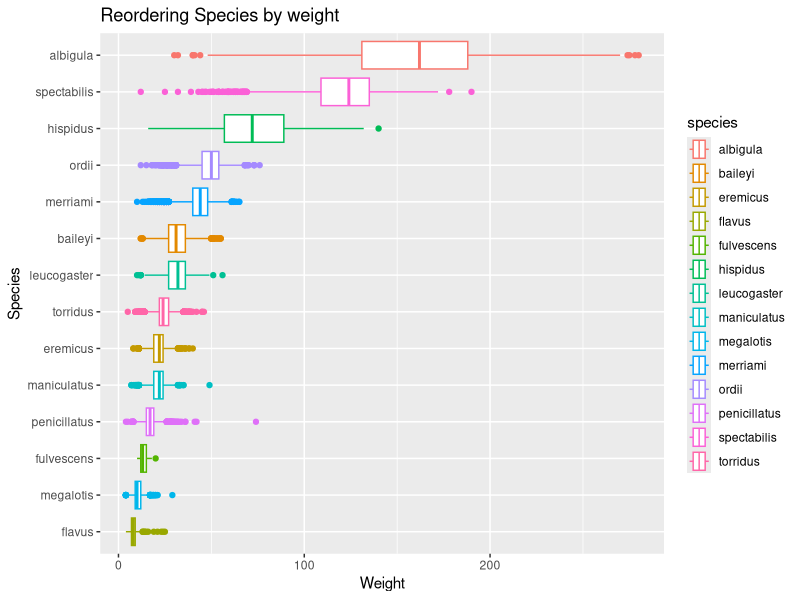
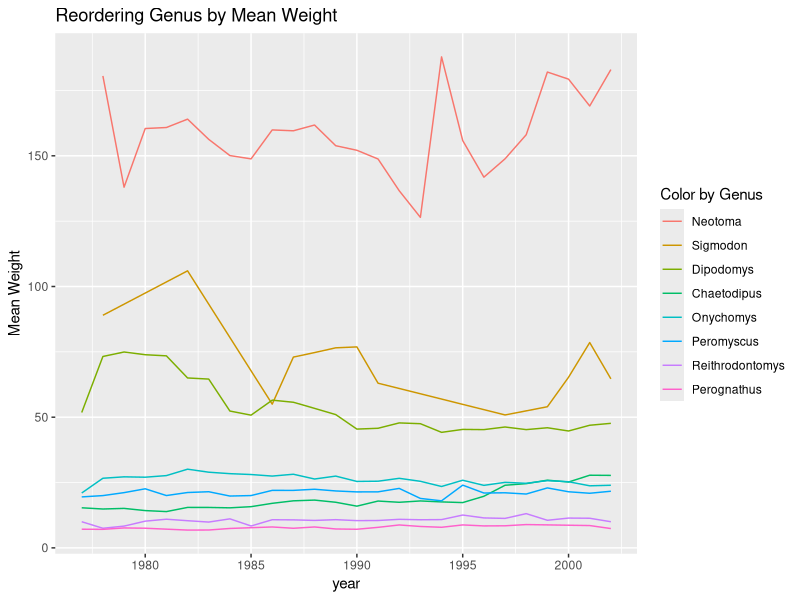
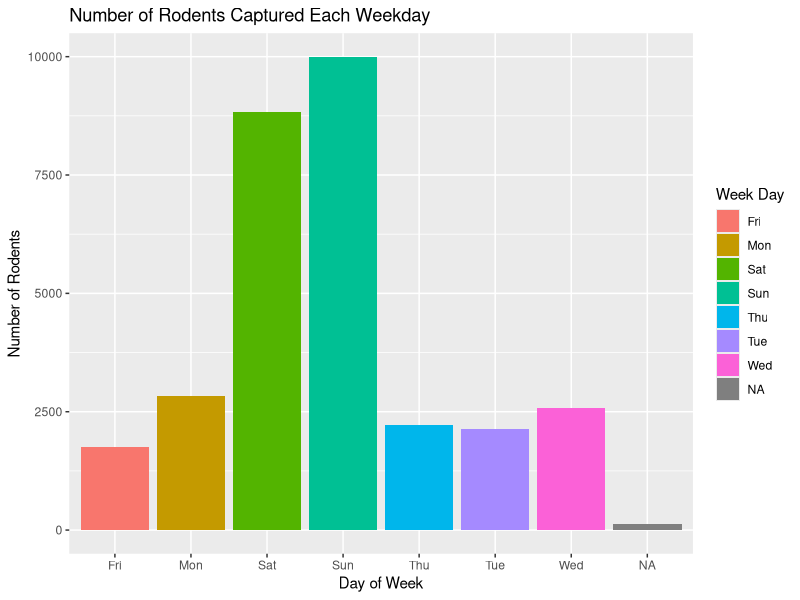
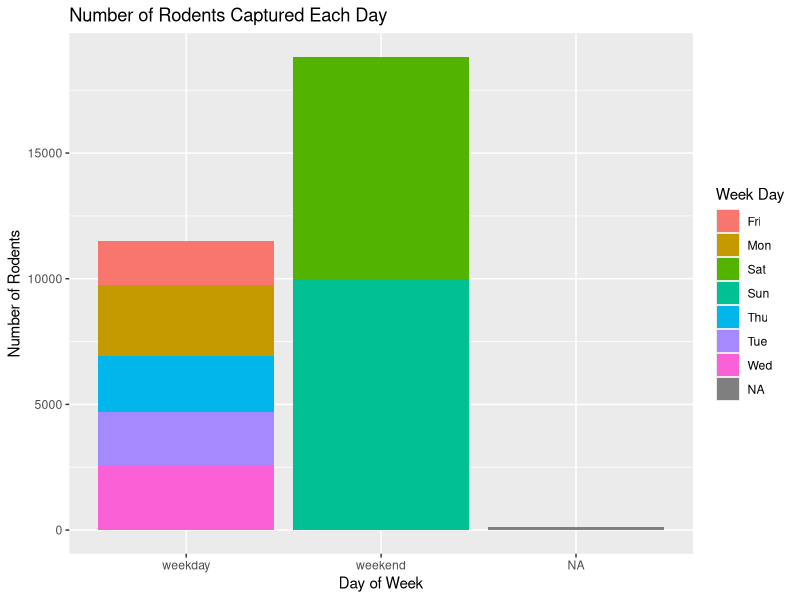

The R script that drew these images, in order:
## ---- chunk 1
#| warning: false
#| message: false

library(tidyverse)
library(here)
library(forcats)
## ---- chunk 2
#| messages: false
#| warnings: false

surveys <- read_csv(here::here("supporting_artifacts", "surveys.csv"))
surveys
## ---- chunk 3
surveys |> 
  mutate(species = fct_reorder(species, weight, .desc = TRUE))
  ggplot(data = surveys,
       mapping = aes(y = reorder(species, weight),
                     x = weight,
                     color = species)) +
  geom_boxplot() + 
    labs(title = "Reordering Species by weight", x = "Weight", y = "Species")
## ---- chunk 4
surveys |> 
  select(weight, genus, year) |> 
  group_by(genus, year) |> 
  summarize(weight = mean(weight)) |> 
  ggplot(mapping = aes(y = weight, 
                       x = year, 
                       col = fct_reorder2(genus, year, weight, .desc = TRUE))) +
  geom_line() +
  labs(title = "Reordering Genus by Mean Weight", 
       y = "Mean Weight", 
       col = "Color by Genus")
## ---- chunk 5
#| warning: false

surveys |> 
  select(day_of_week) |> 
  count(day_of_week) |> 
  ggplot(mapping = aes(x = fct_relevel(day_of_week, c("Monday", "Tuesday",
                                                    "Wednesday", "Thursday",
                                                    "Friday", 
                                                    "Saturday", "Sunday")),
                       y = n, 
                       fill = day_of_week)) +
  geom_bar(stat = "identity") +
  labs(x = "Day of Week", 
       y = "Number of Rodents", 
       title = "Number of Rodents Captured Each Weekday",
       fill = "Week Day")
## ---- chunk 6
#| warning: false

surveys |> 
  select(day_of_week) |> 
  count(day_of_week) |> 
  ggplot(mapping = aes(x = fct_collapse(day_of_week, 
                                        weekday = c("Mon", "Tue",
                                                "Wed", "Thu",
                                                "Fri"),
                                    weekend = c("Sat", "Sun")),
                       y = n,
                       fill = day_of_week)) +
  geom_bar(stat = "identity") +
  labs(x = "Day of Week", 
       y = "Number of Rodents", 
       title = "Number of Rodents Captured Each Day",
       fill = "Week Day")
